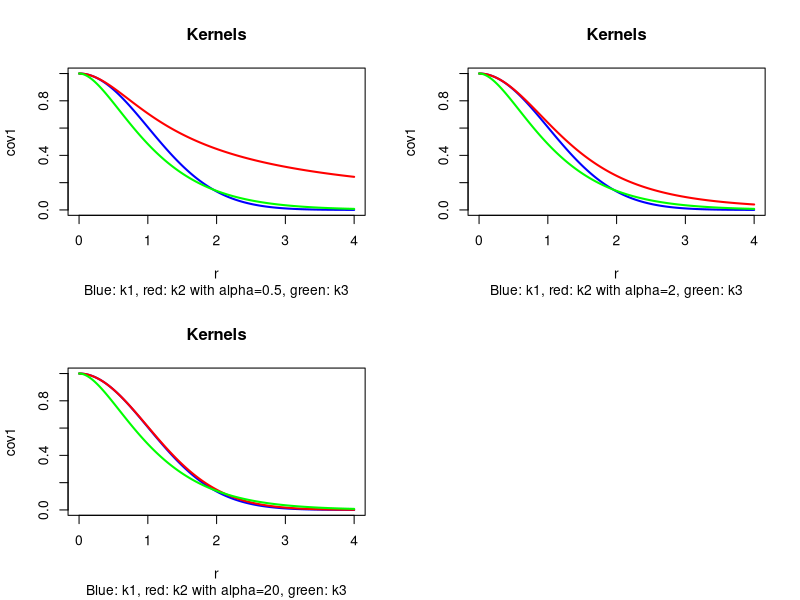

The R source for this figure:


K1 = function(sigmaF, l) {
  k1 = function(x,y) {
    r = abs(x-y)
    sigmaF^2 * exp(-0.5 * (r / l)^2)
  }
  class(k1) = "kernel"
  return(k1)
}
K2 = function(sigmaF, l, alpha) {
  k2 = function(x,y) {
    r = abs(x-y)
    sigmaF^2 * (1 + r^2 / (2 * alpha * l^2))^-alpha
  }
  class(k2) = "kernel"
  return(k2)
}
K3 = function(sigmaF, l) {
  k3 = function(x, y) {
    r = abs(x-y)
    sigmaF^2 * (1 + sqrt(3) * r / l) * exp(-sqrt(3) * r / l)
  }
  class(k3) = "kernel"
  return(k3)
}

library("kernlab")
r = seq(0,4,by=0.01)
sigmaF = 1
l = 1

cov1 = kernelMatrix(kernel=K1(sigmaF,1),x=r, y=0)
cov3 = kernelMatrix(kernel=K3(sigmaF,1),x=r, y=0)

graphics.off()
par(mfrow=c(2,2))

alphas = c(1/2, 2, 20)
for(alpha in alphas){
cov2 = kernelMatrix(kernel=K2(sigmaF,1, alpha),x=r, y=0)
plot(x=r, y=cov1, type="l", lwd=2, col="blue", main ="Kernels", sub=sprintf("Blue: k1, red: k2 with alpha=%g, green: k3",alpha))+
  lines(x=r,y=cov2, type="l", lwd=2, col="red")+
  lines(x=r,y=cov3, type="l", lwd=2, col="green")}
